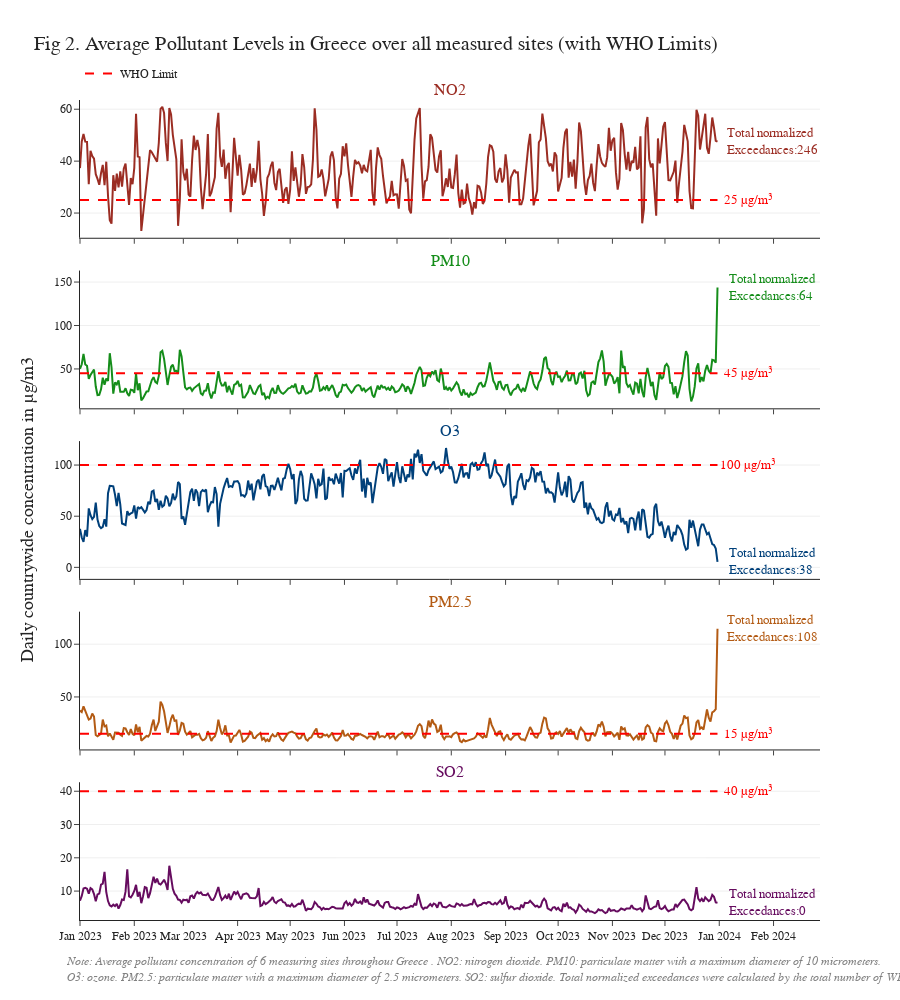

Notebook source saved alongside this figure:
### Code cell
# Filter the data for Greece
greece_data = df[df["country"] == "Greece"]

# Define the pollutants and their limits
pollutants = ['no2', 'pm10', 'o3', 'pm2.5', 'so2']

# Create the subplots (5 rows, 1 column)
fig = make_subplots(rows=5, cols=1, shared_xaxes=True, 
                    subplot_titles=[f"<span style='color:{pollutant_colors[i]}'>{pollutant.upper()}</span>" for i, pollutant in enumerate(pollutants)],
                    vertical_spacing=0.04)

for i, pollutant in enumerate(pollutants):
    # Calculate the average pollutant values across all stations for each date
    average_pollutant = greece_data.groupby('date')[pollutant].mean().reset_index()

    # Add a trace for the average pollutant level
    fig.add_trace(go.Scatter(
        x=average_pollutant['date'], 
        y=average_pollutant[pollutant],
        mode="lines", 
        name=f"{pollutant.upper()} (Average)",
        line=dict(width=2, color=pollutant_colors[i]),
        legendgroup='pollutants',
        showlegend=False
    ), row=i+1, col=1)

    # Add a trace for the WHO limit
    fig.add_trace(go.Scatter(
        x=average_pollutant['date'], 
        y=[limits[pollutant]] * len(average_pollutant),
        hoverinfo='skip',
        mode="lines", 
        name="WHO Limit",
        line=dict(color="red", width=2, dash="dash"),
        legendgroup='who_limits',
        showlegend=(i == 0)
    ), row=i+1, col=1)

    # Add annotation to the right of the last data point
    fig.add_annotation(
        text=f"{limits[pollutant]} µg/m³",
        x=greece_data["date"].max(),
        y=limits[pollutant],
        xref=f"x{i+1}", yref=f"y{i+1}",
        showarrow=False,
        font=dict(family="Arial", size=13, color='red'),
        align="left",
        xshift=30,
        row=i+1, col=1,
    )

    fig.add_annotation(
        text=f"Total normalized<br>Exceedances:{round(exceedance_melted[exceedance_melted['country']=='Greece'].iloc[i,2])}",
        x=greece_data["date"].max(),
        y=average_pollutant[average_pollutant['date'] == greece_data["date"].max()][pollutant].values[0],
        xref=f"x{i+1}", yref=f"y{i+1}",
        showarrow=False,
        font=dict(family="Arial", size=13, color=pollutant_colors[i]),
        align="left",
        xshift=55,
        row=i+1, col=1
    )

# Add bottom text (annotation)
fig.add_annotation(
    text="<i>Note: Average pollutant concentration of 6 measuring sites throughout Greece . NO2: nitrogen dioxide. PM10: particulate matter with a maximum diameter of 10 micrometers. <br>O3: ozone. PM2.5: particulate matter with a maximum diameter of 2.5 micrometers. SO2: sulfur dioxide. Total normalized exceedances were calculated by the total number of WHO limit exceedances of all measuring sites in Greece divided by the amount of measuring sites and then rounded",
    xref="paper", yref="paper",
    x=-0.02, y=-0.08,
    showarrow=False,
    font=dict(family="Arial", size=12, color="gray"),
    align="left"
)

fig.update_layout(
    title=dict(text="Fig 2. Average Pollutant Levels in Greece over all measured sites (with WHO Limits)", font=dict(family="Arial", size=20), x=0.038),
    template="simple_white",
    height=1000,
    font=dict(family="Arial"),
    legend=dict(
        groupclick="toggleitem",
        yanchor="top",
        y=1.05,
        xanchor="left",
        x=-0.0
    )
)

fig.update_yaxes(title_text="Daily countrywide concentration in µg/m3", showgrid=True, gridwidth=0.7,title_font=dict(size=18))

# Remove duplicate y-axis titles
fig.update_yaxes(
    title=None,
    row=1, col=1
)

fig.update_yaxes(
    title=None,
    row=2, col=1
)

fig.update_yaxes(
    title=None,
    row=4, col=1
)

fig.update_yaxes(
    title=None,
    row=5, col=1
)

# Tick every 1 month
fig.update_xaxes(
    dtick="M1",
)

fig.show()

### Figure 1 — Plotly figure (JSON) as saved in the notebook; plotly's stock layout.template omitted (floating-point values rounded to 4 significant figures; data arrays with more than 128 entries replaced by an {"elided": "..."} marker saying what was removed)
{"data": [{"legendgroup": "pollutants", "line": {"color": "#9b2d23", "width": 2}, "mode": "lines", "name": "NO2 (Average)", "showlegend": false, "type": "scatter", "x": {"elided": "365 str values"}, "xaxis": "x", "y": {"elided": "365 float values"}, "yaxis": "y"}, {"hoverinfo": "skip", "legendgroup": "who_limits", "line": {"color": "red", "dash": "dash", "width": 2}, "mode": "lines", "name": "WHO Limit", "showlegend": true, "type": "scatter", "x": {"elided": "365 str values"}, "xaxis": "x", "y": {"elided": "365 int values"}, "yaxis": "y"}, {"legendgroup": "pollutants", "line": {"color": "#158d1a", "width": 2}, "mode": "lines", "name": "PM10 (Average)", "showlegend": false, "type": "scatter", "x": {"elided": "365 str values"}, "xaxis": "x2", "y": {"elided": "365 float values"}, "yaxis": "y2"}, {"hoverinfo": "skip", "legendgroup": "who_limits", "line": {"color": "red", "dash": "dash", "width": 2}, "mode": "lines", "name": "WHO Limit", "showlegend": false, "type": "scatter", "x": {"elided": "365 str values"}, "xaxis": "x2", "y": {"elided": "365 int values"}, "yaxis": "y2"}, {"legendgroup": "pollutants", "line": {"color": "#00407a", "width": 2}, "mode": "lines", "name": "O3 (Average)", "showlegend": false, "type": "scatter", "x": {"elided": "365 str values"}, "xaxis": "x3", "y": {"elided": "365 float values"}, "yaxis": "y3"}, {"hoverinfo": "skip", "legendgroup": "who_limits", "line": {"color": "red", "dash": "dash", "width": 2}, "mode": "lines", "name": "WHO Limit", "showlegend": false, "type": "scatter", "x": {"elided": "365 str values"}, "xaxis": "x3", "y": {"elided": "365 int values"}, "yaxis": "y3"}, {"legendgroup": "pollutants", "line": {"color": "#b35b14", "width": 2}, "mode": "lines", "name": "PM2.5 (Average)", "showlegend": false, "type": "scatter", "x": {"elided": "365 str values"}, "xaxis": "x4", "y": {"elided": "365 float values"}, "yaxis": "y4"}, {"hoverinfo": "skip", "legendgroup": "who_limits", "line": {"color": "red", "dash": "dash", "width": 2}, "mode": "lines", "name": "WHO Limit", "showlegend": false, "type": "scatter", "x": {"elided": "365 str values"}, "xaxis": "x4", "y": {"elided": "365 int values"}, "yaxis": "y4"}, {"legendgroup": "pollutants", "line": {"color": "#660c5f", "width": 2}, "mode": "lines", "name": "SO2 (Average)", "showlegend": false, "type": "scatter", "x": {"elided": "365 str values"}, "xaxis": "x5", "y": {"elided": "365 float values"}, "yaxis": "y5"}, {"hoverinfo": "skip", "legendgroup": "who_limits", "line": {"color": "red", "dash": "dash", "width": 2}, "mode": "lines", "name": "WHO Limit", "showlegend": false, "type": "scatter", "x": {"elided": "365 str values"}, "xaxis": "x5", "y": {"elided": "365 int values"}, "yaxis": "y5"}], "layout": {"annotations": [{"font": {"size": 16}, "showarrow": false, "text": "<span style='color:#9b2d23'>NO2</span>", "x": 0.5, "xanchor": "center", "xref": "paper", "y": 1, "yanchor": "bottom", "yref": "paper"}, {"font": {"size": 16}, "showarrow": false, "text": "<span style='color:#158d1a'>PM10</span>", "x": 0.5, "xanchor": "center", "xref": "paper", "y": 0.792, "yanchor": "bottom", "yref": "paper"}, {"font": {"size": 16}, "showarrow": false, "text": "<span style='color:#00407a'>O3</span>", "x": 0.5, "xanchor": "center", "xref": "paper", "y": 0.584, "yanchor": "bottom", "yref": "paper"}, {"font": {"size": 16}, "showarrow": false, "text": "<span style='color:#b35b14'>PM2.5</span>", "x": 0.5, "xanchor": "center", "xref": "paper", "y": 0.376, "yanchor": "bottom", "yref": "paper"}, {"font": {"size": 16}, "showarrow": false, "text": "<span style='color:#660c5f'>SO2</span>", "x": 0.5, "xanchor": "center", "xref": "paper", "y": 0.168, "yanchor": "bottom", "yref": "paper"}, {"align": "left", "font": {"color": "red", "family": "Arial", "size": 13}, "showarrow": false, "text": "25 µg/m³", "x": "2023-12-31", "xref": "x", "xshift": 30, "y": 25, "yref": "y"}, {"align": "left", "font": {"color": "#9b2d23", "family": "Arial", "size": 13}, "showarrow": false, "text": "Total normalized<br>Exceedances:246", "x": "2023-12-31", "xref": "x", "xshift": 55, "y": 47.5, "yref": "y"}, {"align": "left", "font": {"color": "red", "family": "Arial", "size": 13}, "showarrow": false, "text": "45 µg/m³", "x": "2023-12-31", "xref": "x2", "xshift": 30, "y": 45, "yref": "y2"}, {"align": "left", "font": {"color": "#158d1a", "family": "Arial", "size": 13}, "showarrow": false, "text": "Total normalized<br>Exceedances:64", "x": "2023-12-31", "xref": "x2", "xshift": 55, "y": 143.7, "yref": "y2"}, {"align": "left", "font": {"color": "red", "family": "Arial", "size": 13}, "showarrow": false, "text": "100 µg/m³", "x": "2023-12-31", "xref": "x3", "xshift": 30, "y": 100, "yref": "y3"}, {"align": "left", "font": {"color": "#00407a", "family": "Arial", "size": 13}, "showarrow": false, "text": "Total normalized<br>Exceedances:38", "x": "2023-12-31", "xref": "x3", "xshift": 55, "y": 5.35, "yref": "y3"}, {"align": "left", "font": {"color": "red", "family": "Arial", "size": 13}, "showarrow": false, "text": "15 µg/m³", "x": "2023-12-31", "xref": "x4", "xshift": 30, "y": 15, "yref": "y4"}, {"align": "left", "font": {"color": "#b35b14", "family": "Arial", "size": 13}, "showarrow": false, "text": "Total normalized<br>Exceedances:108", "x": "2023-12-31", "xref": "x4", "xshift": 55, "y": 114.8, "yref": "y4"}, {"align": "left", "font": {"color": "red", "family": "Arial", "size": 13}, "showarrow": false, "text": "40 µg/m³", "x": "2023-12-31", "xref": "x5", "xshift": 30, "y": 40, "yref": "y5"}, {"align": "left", "font": {"color": "#660c5f", "family": "Arial", "size": 13}, "showarrow": false, "text": "Total normalized<br>Exceedances:0", "x": "2023-12-31", "xref": "x5", "xshift": 55, "y": 6.5, "yref": "y5"}, {"align": "left", "font": {"color": "gray", "family": "Arial", "size": 12}, "showarrow": false, "text": "<i>Note: Average pollutant concentration of 6 measuring sites throughout Greece . NO2: nitrogen dioxide. PM10: particulate matter with a maximum diameter of 10 micrometers. <br>O3: ozone. PM2.5: particulate matter with a maximum diameter of 2.5 micrometers. SO2: sulfur dioxide. Total normalized exceedances were calculated by the total number of WHO limit exceedances of all measuring sites in Greece divided by the amount of measuring sites and then rounded", "x": -0.02, "xref": "paper", "y": -0.08, "yref": "paper"}], "font": {"family": "Arial"}, "height": 1000, "legend": {"groupclick": "toggleitem", "x": 0, "xanchor": "left", "y": 1.05, "yanchor": "top"}, "title": {"font": {"family": "Arial", "size": 20}, "text": "Fig 2. Average Pollutant Levels in Greece over all measured sites (with WHO Limits)", "x": 0.038}, "xaxis": {"anchor": "y", "domain": [0, 1], "dtick": "M1", "matches": "x5", "showticklabels": false}, "xaxis2": {"anchor": "y2", "domain": [0, 1], "dtick": "M1", "matches": "x5", "showticklabels": false}, "xaxis3": {"anchor": "y3", "domain": [0, 1], "dtick": "M1", "matches": "x5", "showticklabels": false}, "xaxis4": {"anchor": "y4", "domain": [0, 1], "dtick": "M1", "matches": "x5", "showticklabels": false}, "xaxis5": {"anchor": "y5", "domain": [0, 1], "dtick": "M1"}, "yaxis": {"anchor": "x", "domain": [0.832, 1], "gridwidth": 0.7, "showgrid": true, "title": {}}, "yaxis2": {"anchor": "x2", "domain": [0.624, 0.792], "gridwidth": 0.7, "showgrid": true, "title": {}}, "yaxis3": {"anchor": "x3", "domain": [0.416, 0.584], "gridwidth": 0.7, "showgrid": true, "title": {"font": {"size": 18}, "text": "Daily countrywide concentration in µg/m3"}}, "yaxis4": {"anchor": "x4", "domain": [0.208, 0.376], "gridwidth": 0.7, "showgrid": true, "title": {}}, "yaxis5": {"anchor": "x5", "domain": [0, 0.168], "gridwidth": 0.7, "showgrid": true, "title": {}}}}
